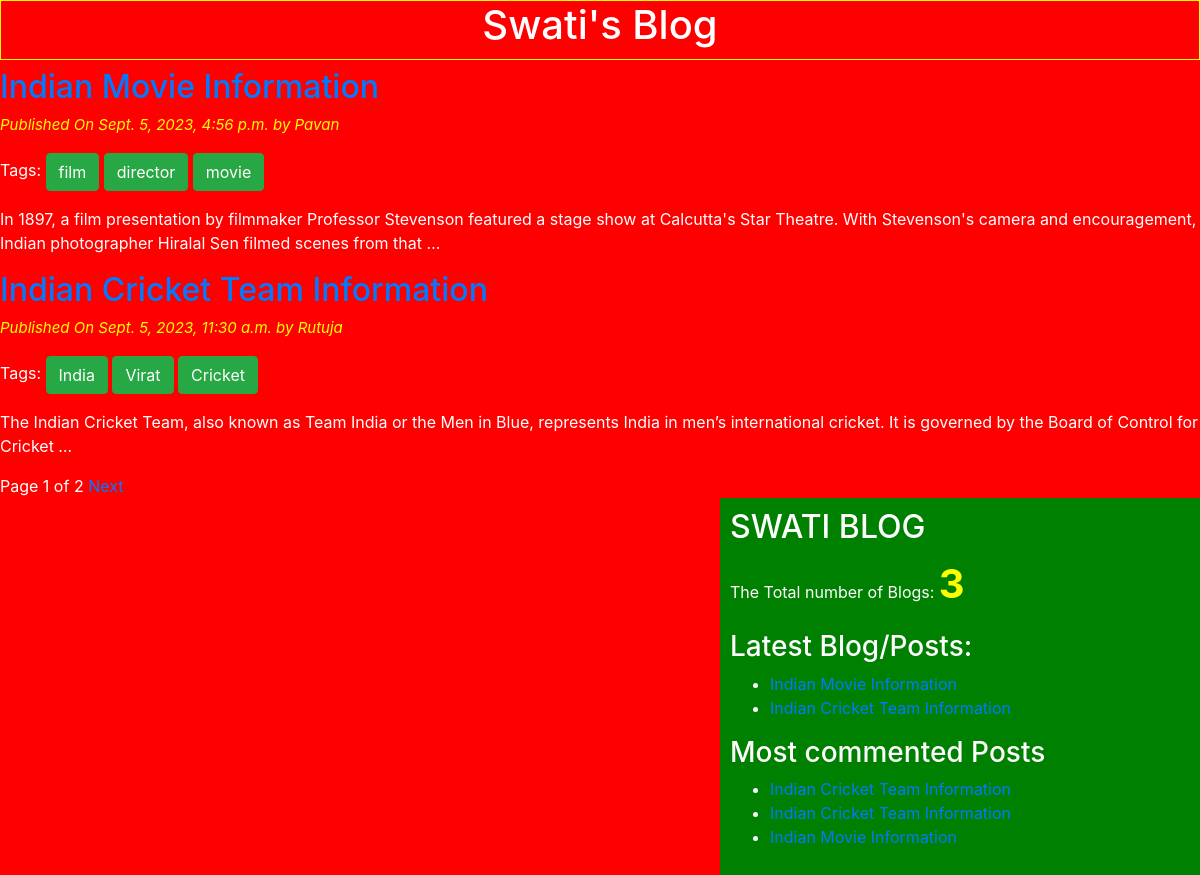
The page / on the database its author committed.
### blogapp/models.py (models this page shows, shortened)
class Post(models.Model):
	STATUS_CHOICES = (('draft','Draft'),('published','Published'))
	title = models.CharField(max_length=50)
	slug = models.SlugField(max_length=50,unique_for_date='publish')
	author = models.ForeignKey(User, related_name = 'blog_posts',on_delete=models.CASCADE)
	body = models.TextField()
	publish = models.DateTimeField(default=timezone.now)
	created = models.DateTimeField(auto_now_add=True)
	updated = models.DateTimeField(auto_now=True)
	status = models.CharField(max_length=50,choices=STATUS_CHOICES,default='draft')
	objects = CustomManager()
	tags = TaggableManager()
	class Meta:
		ordering = ('-publish',)
	def get_absolute_url(self):
		return reverse('post_detail',args=[self.publish.year,self.publish.strftime('%m'),self.publish.strftime('%d'),self.slug])

### blogapp/views.py (the view)
# urls.py: path('',views.post_list_view),
def post_list_view(request,tag_slug=None):
	post_list=Post.objects.all()
	tag=None
	if tag_slug:
		tag=get_object_or_404(Tag,slug=tag_slug)
		post_list=post_list.filter(tags__in=[tag])
	paginator=Paginator(post_list, 2)
	page_number=request.GET.get('page')
	try:
		post_list=paginator.page(page_number)
	except PageNotAnInteger:
		post_list=paginator.page(1)
	except EmptyPage:
		post_list=Paginator.page(paginator.num_pages)
	my_dict={'post_list':post_list,'tag':tag}
	return render(request=request, template_name='blogapp/post_list.html',context=my_dict)

### blogapp/models.py (called while the page is built)
	def get_queryset(self):
		return super().get_queryset().filter(status='published')

### blogapp/templatetags/blog_tags.py (called while the page is built)
@register.simple_tag(name='my_tag')
def total_posts():
	return Post.objects.count()

@register.inclusion_tag('blogapp/latest_posts.html')
def show_latest_posts():
	latest_posts = Post.objects.order_by('-publish')[:2]
	return {'latest_posts':latest_posts}

@register.simple_tag()
def get_most_commented_posts(count=3):
	return Post.objects.annotate(total_comments=Count('comments')).order_by('-total_comments')[:count]

### templates/blogapp/post_list.html (shortened to what this page needs)
{% extends "blogapp/base.html" %}
{% block content_block %}
	<h1>Swati's Blog</h1>
	{% for post in post_list  %}
		<a href="{{ post.get_absolute_url }}"><h2>{{ post.title }}</h2></a>
		<p id="date"> Published On {{ post.publish }} by {{ post.author|title }}</p>
		<p>Tags:
			{% for tag in post.tags.all  %}
				<a href="{% url 'post_list_by_tag_name' tag.slug %}" class="btn btn-success">{{ tag.name }}</a>
			{% endfor %}
		</p>
		{{ post.body|truncatewords:30|linebreaks }}
	{% endfor %}
	{% include "blogapp/pagination.html" with page=post_list %}
{% endblock content_block %}

### templates/blogapp/base.html (shortened to what this page needs)
<!DOCTYPE html>
{% load static %}
{% load blog_tags %}
<html lang="en" dir="ltr">
<head>
	<link rel="stylesheet" href="https://cdn.jsdelivr.net/npm/bootstrap@4.5.3/dist/css/bootstrap.min.css">
	<link rel="stylesheet" type="text/css" href="{% static "css/blogapp/blog.css" %}">
</head>
<body>
	<div class="content">
		{% block content_block %}
		{% endblock content_block %}
	</div>
	<div class="sidebar">
		<h2>SWATI BLOG</h2>
		<p>The Total number of Blogs: <span id="pcount">  {% my_tag %}  </span> </p>
		<h3>Latest Blog/Posts: </h3>{% show_latest_posts %}
		<h3>Most commented Posts</h3>
		{% get_most_commented_posts as m_c_p%}
		<ul>
			{% for post in m_c_p %}
			<li><a href="{{ post.get_absolute_url }}">{{ post.title }}</a></li>
			{% endfor %}
		</ul>
	</div>
</body>
</html>

### templates/blogapp/pagination.html (shortened to what this page needs)
<div class="paginator">
	<span>Page {{ page.number }}  of  {{ page.paginator.num_pages }}</span>
	{% if page.has_next %}
		<a href="?page={{ page.next_page_number }}">Next</a>
	{% endif %}
</div>

### templates/blogapp/latest_posts.html
<ul>
	{% for post in  latest_posts %}
		<li><a href="{{ post.get_absolute_url }}"> {{ post.title }}</a></li>
	{% endfor %}
</ul>

### static/css/blogapp/blog.css (style rules this page uses)
.sidebar { width: 40%; float: right; padding: 10px; background: green; height: 100%; }
h1 { text-align: center; border: 1px solid yellow; padding-bottom: 10px; }
body { color: white; background: red; }
#date { color: yellow; font-size: 15px; font-style: italic; }
#pcount { font-size: 40px; color: yellow; font-weight: bold; }

### rows shown on the page
Post: title "Indian Movie Information", publish "Sept. 5, 2023, 4:56 p.m.", author "Pavan", body "In 1897, a film presentation by filmmaker Professor Stevenson featured a stage show at Calcutta's Star Theatre. With Stevenson's camera and encouragement, Indian photographer Hiralal Sen filmed scenes from that …"
Tag: name "film"
Tag: name "director"
Tag: name "movie"
Post: title "Indian Cricket Team Information", publish "Sept. 5, 2023, 11:30 a.m.", author "Rutuja", body "The Indian Cricket Team, also known as Team India or the Men in Blue, represents India in men’s international cricket. It is governed by the Board of Control for Cricket …"
Tag: name "India"
Tag: name "Virat"
Tag: name "Cricket"
Post: title "Indian Cricket Team Information"

### other values the page prints
{{ page.number }} "1"
{{ page.paginator.num_pages }} "2"
